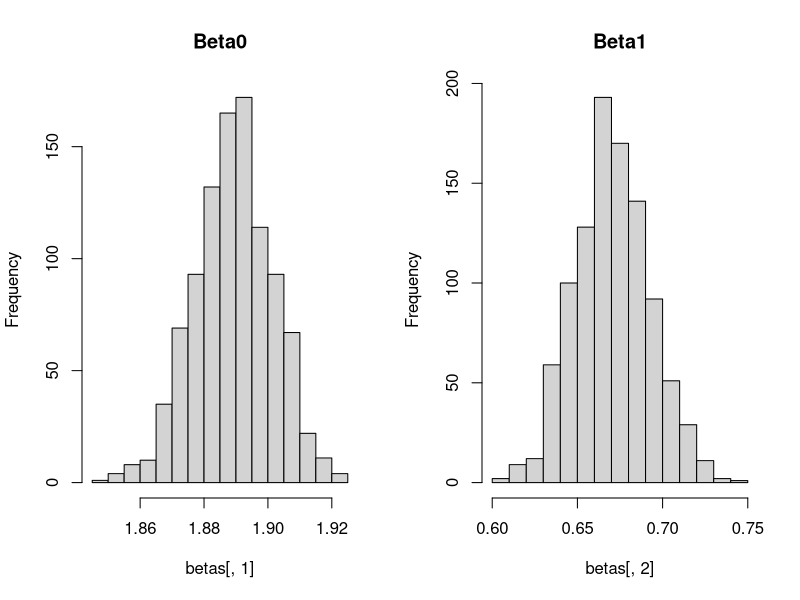

Reproduce this figure in R.
###############################################
## Scripts Elementos de Aprendizado de Máquina
###############################################

##############################################
## Propriedades Assintoticas dos parametros
##############################################
set.seed(102910)
n   <- 1000
x   <- runif(n,-1,1)

beta0 <- 1.89
beta1 <- 0.67
nsim  <- 1000	# Numero de replicas
Y     <- c()
betas <- matrix(0,nsim,2)

for(j in 1:nsim){
   Y <- rpois(n, exp(beta0 + beta1*x))
   trn    <- list(X=x,Y=Y);
   modelo <- glm(Y ~ X, family = poisson(link = "log"), data = trn)
   betas[j,] <- c(modelo$coef[1], modelo$coef[2])
}

par(mfrow=c(1,2))
hist(betas[,1], main="Beta0")
hist(betas[,2], main="Beta1")
summary(betas[,1])
summary(betas[,2])
shapiro.test(betas[,1])
shapiro.test(betas[,2])
